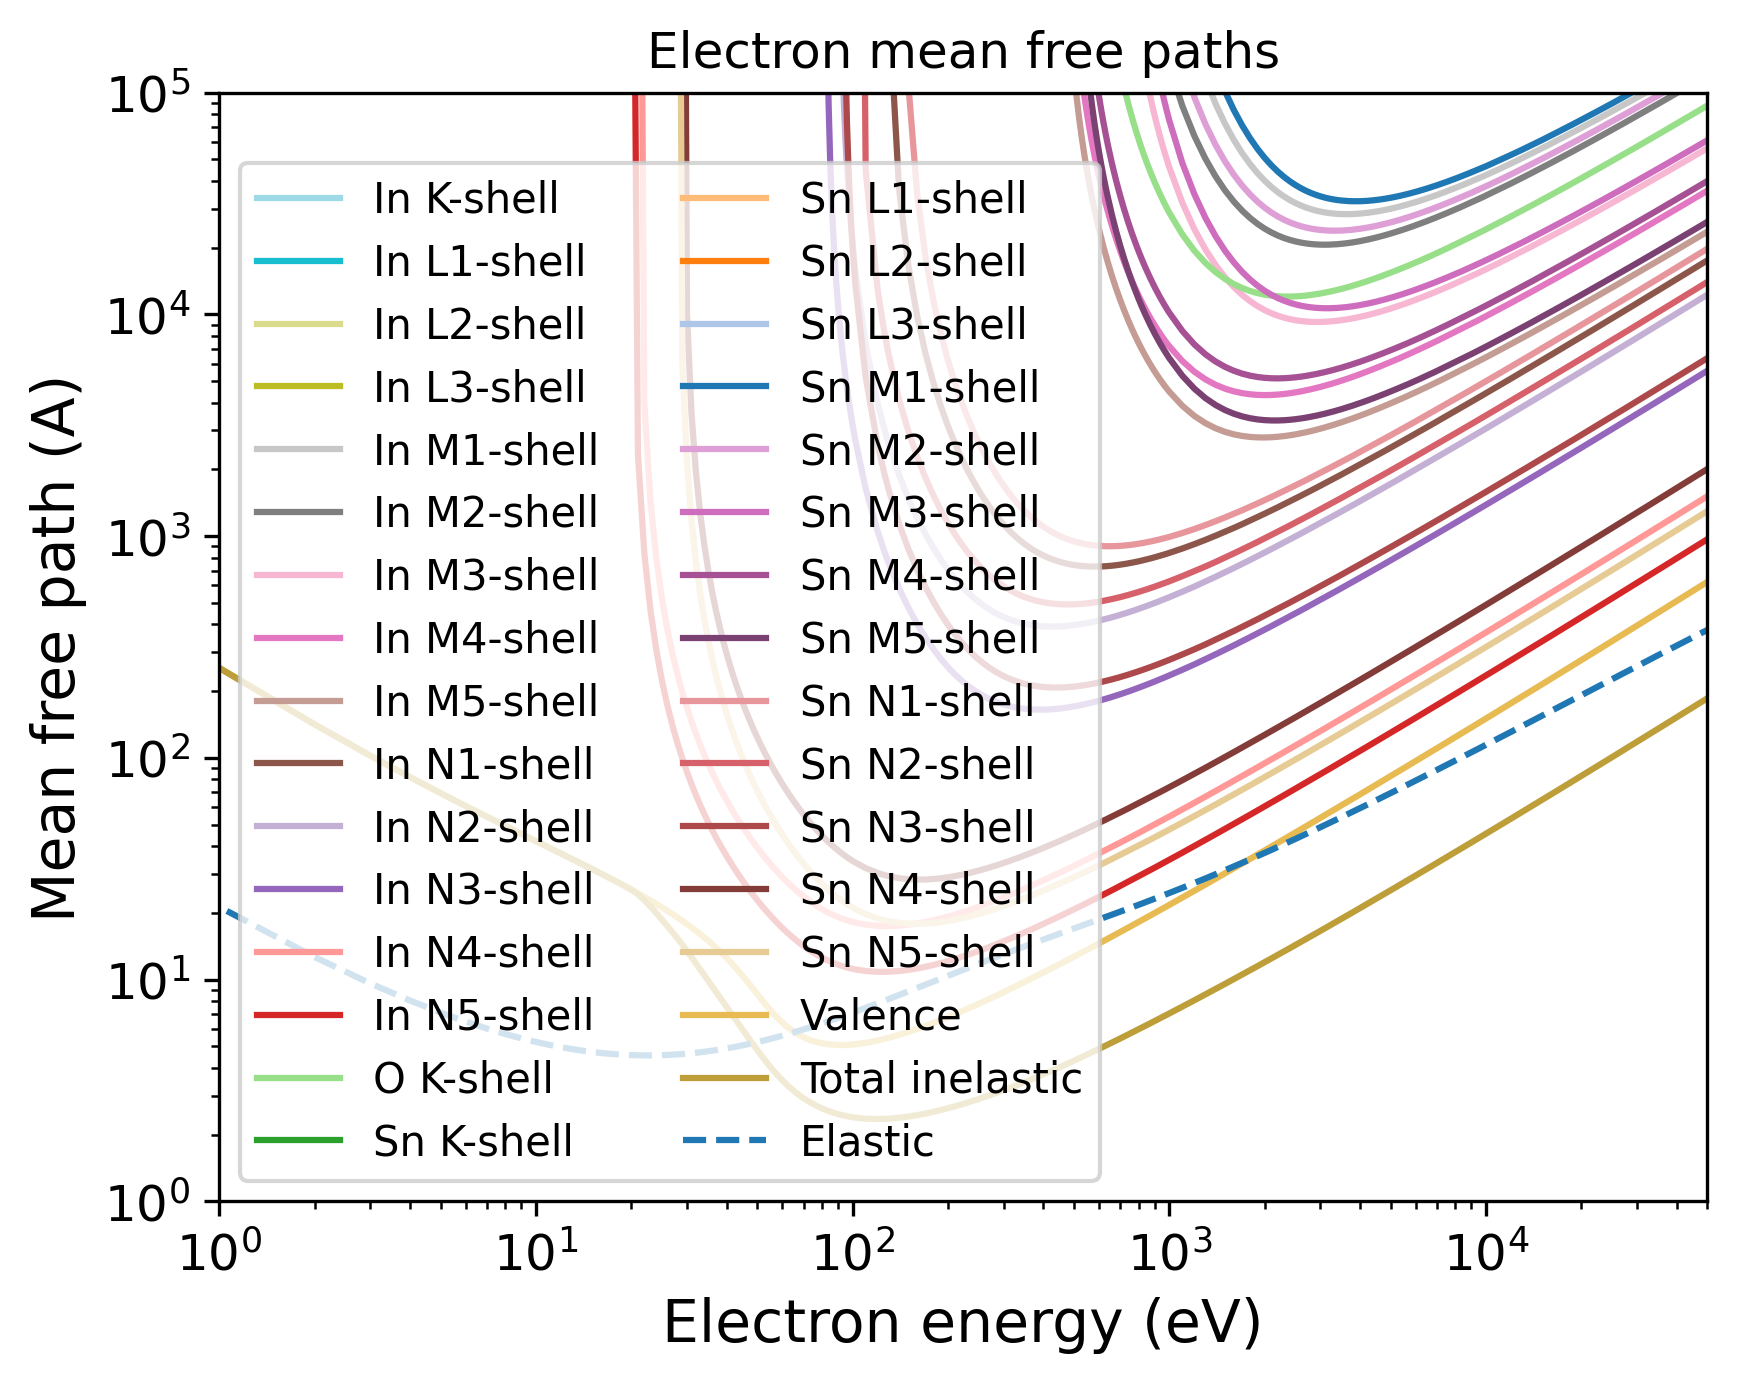

The Python source for this figure:
import pandas as pd
import numpy as np
import matplotlib.pyplot as plt
import matplotlib.cm as cm
# Set the format:
plt.xlabel("Electron energy (eV)", fontsize=14)
plt.ylabel("Mean free path (A)", fontsize=14)
plt.xticks(fontsize=12)
plt.yticks(fontsize=12)
plt.grid(False)
# Set the axes:
# Read the output file:
df = pd.read_csv(r"OUTPUT_ITO_Electron_IMFP.dat", sep=r'\s+', header=None, comment="#", skipinitialspace=True)
plt.xscale("log")
plt.yscale("log")
# Prepare the plot:
columns_to_plot = [ 1, 2, 3, 4, 5, 6, 7, 8, 9, 10, 11, 12, 13, 14, 15, 16, 17, 18, 19, 20, 21, 22, 23, 24, 25, 26, 27, 28, 29, 30, 31]
labels = [ "In K-shell", "In L1-shell", "In L2-shell", "In L3-shell", "In M1-shell", "In M2-shell", "In M3-shell", "In M4-shell", "In M5-shell", "In N1-shell", "In N2-shell", "In N3-shell", "In N4-shell", "In N5-shell", "O K-shell", "Sn K-shell", "Sn L1-shell", "Sn L2-shell", "Sn L3-shell", "Sn M1-shell", "Sn M2-shell", "Sn M3-shell", "Sn M4-shell", "Sn M5-shell", "Sn N1-shell", "Sn N2-shell", "Sn N3-shell", "Sn N4-shell", "Sn N5-shell", "Valence", "Total inelastic"]
# Create N distinct colors from a colormap
N = len(columns_to_plot)
colors = np.vstack([plt.cm.tab20(np.linspace(1, 0, 20)), plt.cm.tab20b(np.linspace(1, 0, 20))])
# Set line styles:
linestyles = [ "-", "-", "-", "-", "-", "-", "-", "-", "-", "-", "-", "-", "-", "-", "-", "-", "-", "-", "-", "-", "-", "-", "-", "-", "-", "-", "-", "-", "-", "-", "-"]
for i, col in enumerate(columns_to_plot):
    color = colors[i % len(colors)]
    ls    = linestyles[i % len(linestyles)]
    label = labels[i % len(labels)]
    plt.plot(df.iloc[:, 0], df.iloc[:, col],
    color=color,
    label=label,
    linestyle=ls)
# Add a curve from the second file
df2 = pd.read_csv(r"OUTPUT_ITO_Electron_EMFP.dat", sep=r'\s+', header=None, comment="#", skipinitialspace=True)
columns_to_plot2 = [ 4]
labels2 = [ "Elastic"]
# Create second part of the plot:
for col, label in zip(columns_to_plot2, labels2):
    plt.plot(df2.iloc[:, 0], df2.iloc[:, col], label=label, linestyle="--")
plt.xlim(1.00000000,50000.00000000)
plt.ylim(1.00000000,100000.00000000)
plt.title("Electron mean free paths")
plt.legend(loc="best", fontsize=10, ncol=2)
# Save the plot in this format:
plt.savefig("OUTPUT_MFP_electron.png", dpi=300, bbox_inches="tight")
